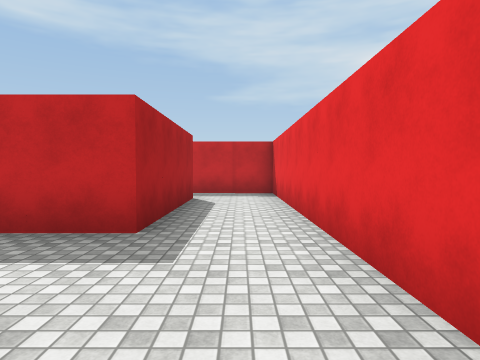
view 1 (above)

24 first-person views from a walk through a Unity game level. The camera is 1.4 m above the floor, tilts 2° down and sees 75° across. The floor is counted in squares, 2 m on a side. Each view is taken from the middle of a square. On the plan, view 1 faces up. The plan holds only what a view shows up to about 10 squares ahead; the rest is blank. The place goes on beyond the plan. The player character is not drawn. Surface patterns are stand-ins for the level's own textures.

view 2
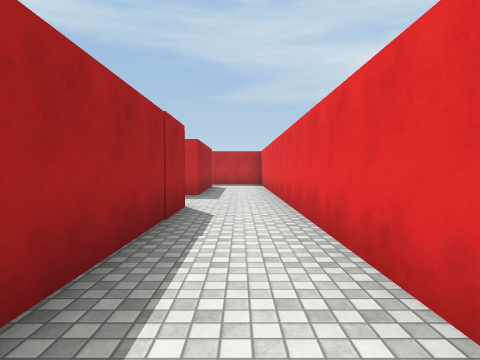

view 3
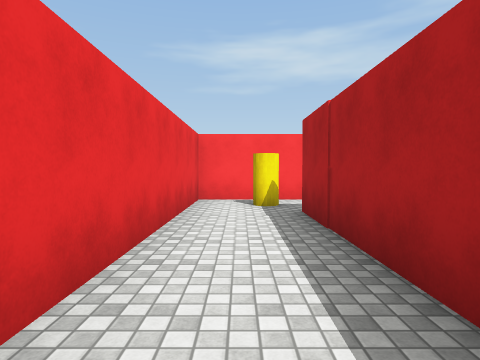

view 4
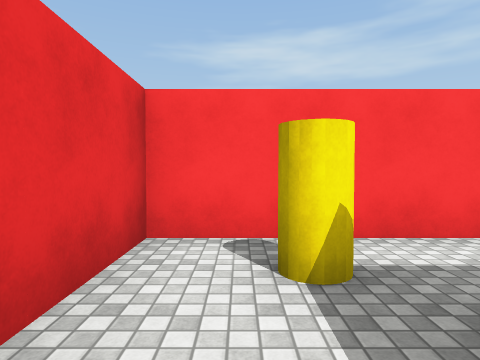

view 5
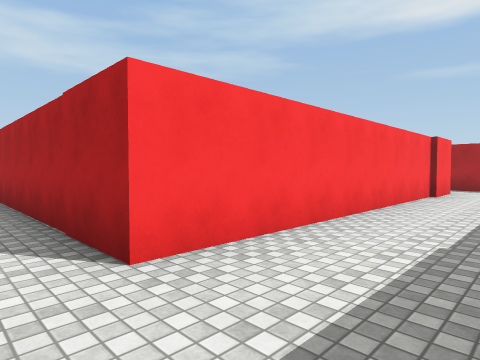

view 6
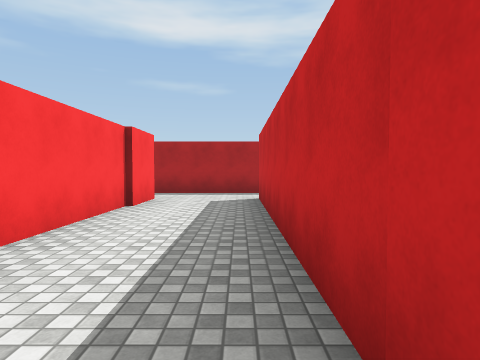

view 7
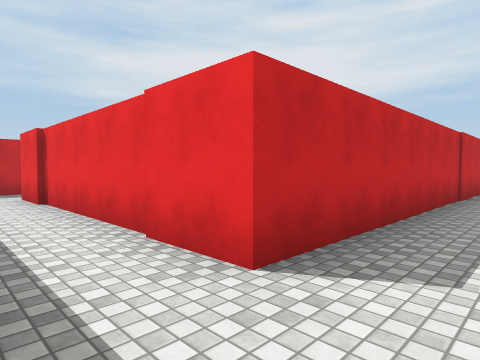

view 8
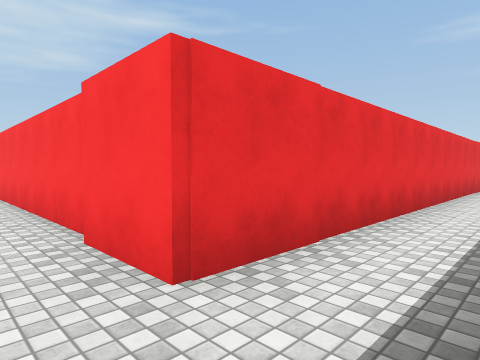

view 9
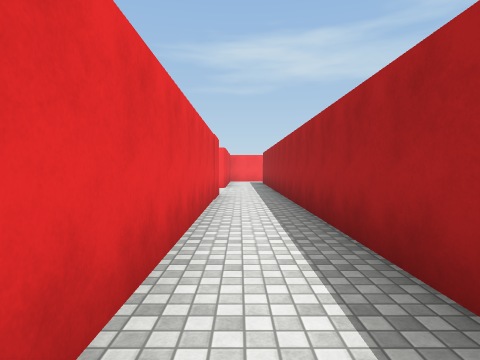

view 10
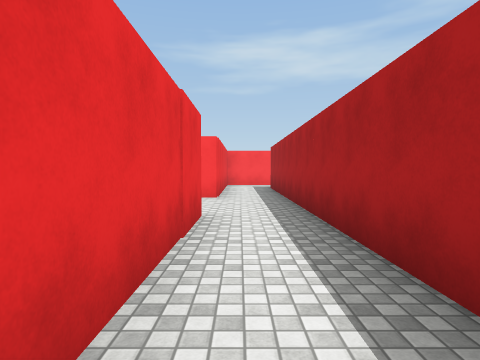

view 11
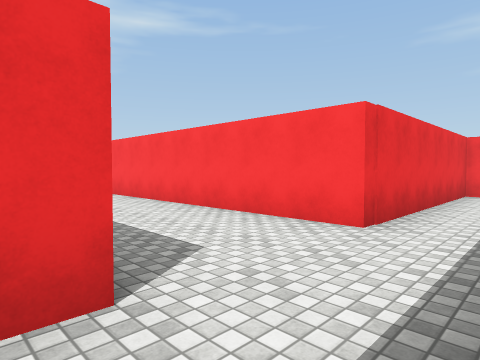

view 12
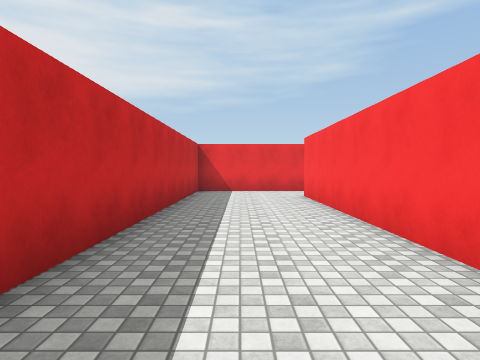

view 13
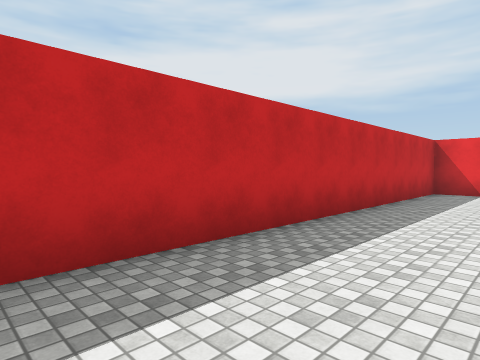

view 14
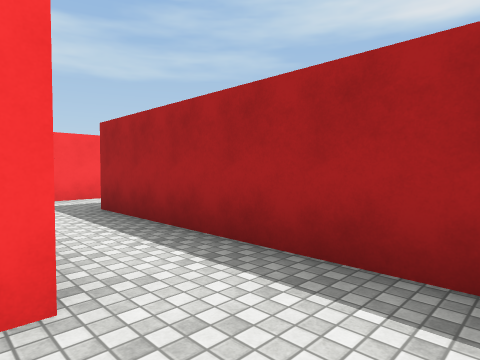

view 15
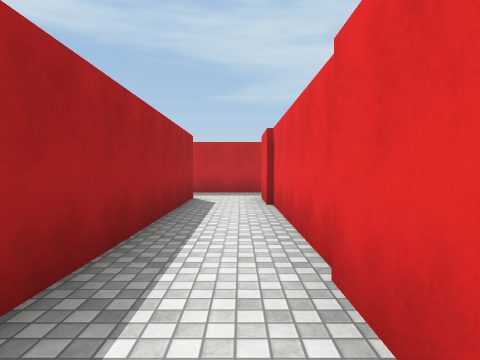

view 16
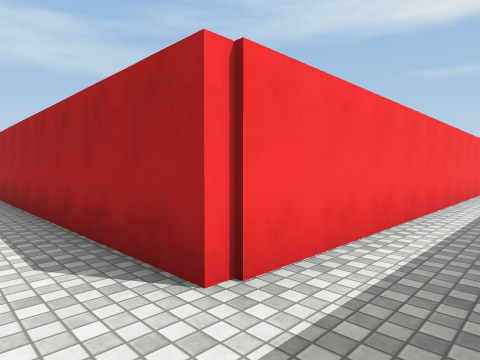

view 17
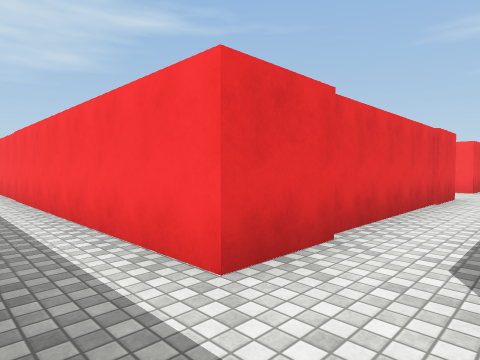

view 18
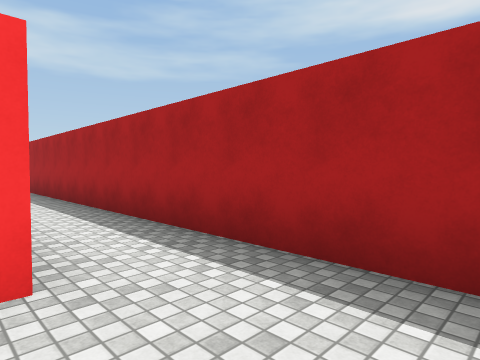

view 19
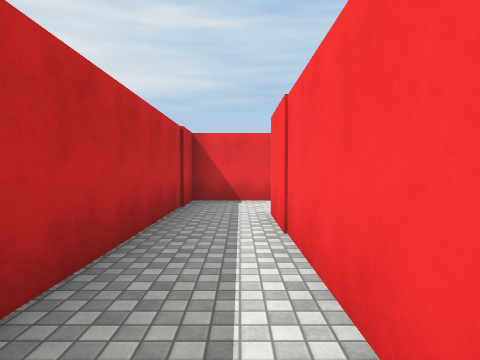

view 20
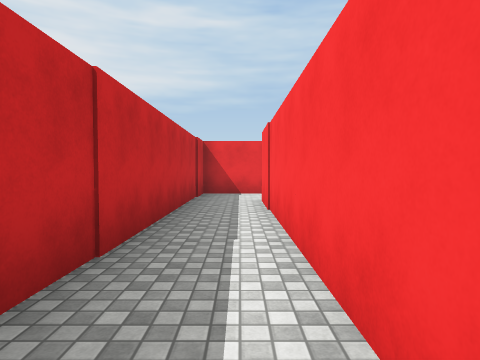

view 21
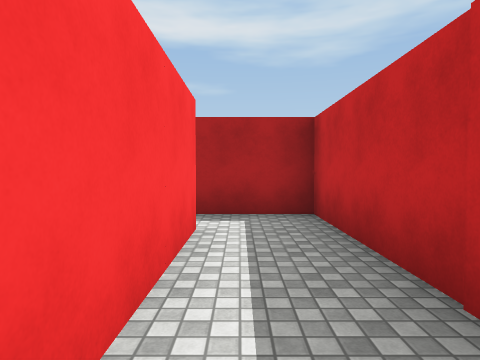

view 22
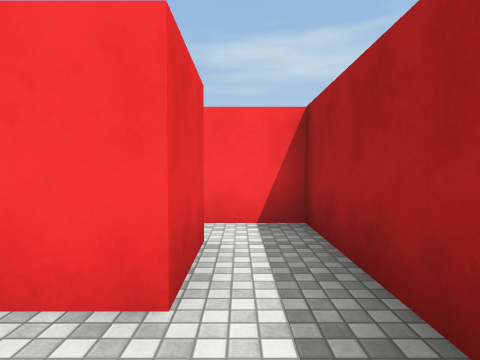

view 23
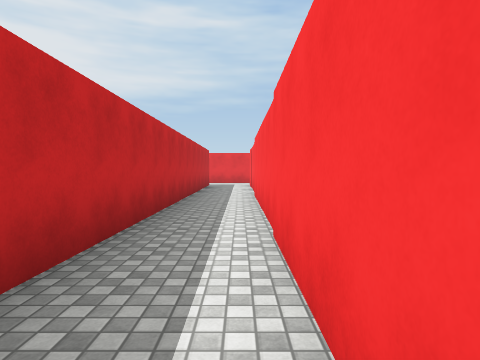

view 24
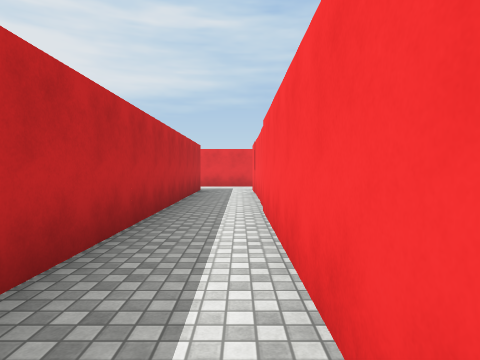

### Floor plan
Points are (right, up) in squares from view 1. A wall is a line through its corners. A room is listed if a view was taken in it or the views show most of it. See-through windows are left out.
Room 1 (views 1, 2, 3, 4)
walls: (-2.5, -9.2) (1, -9.2) (1, 0.4); (-1.1, 0.8) (-1.1, -7.2)
ways out: opening at (0, 1) to room 2
objects: other object (-1, -8) to (0, -8)
Room 2 (views 5, 6, 7, 8, 9, 10, 11, 12, 13, 14, 15, 16, 17, 18, 21, 23, 24)
walls: (-5.5, 7.5) (-1.1, 7.5) (-1.1, 3.4) (-10.4, 3.4) (-10.4, 10.6) (5.5, 10.6); (1, 0.4) (1, 9.1) (-5.4, 9.1); (-10.1, 12.3) (-12.5, 12.3); (-10.4, -10.8) (-10.4, 0.8) (-1.1, 0.8); (5.9, 12.3) (-5.4, 12.3); (-21.2, 10.6) (-12.1, 10.6) (-12.1, -16.5); (1, -14.1) (1, -10.7) (-8.8, -10.7); (-10.4, -16.5) (-10.4, -13.7) (-0.9, -13.7)
ways out: opening at (0, 1) to room 1; opening at (-5, 8) to room 3
Room 3 (views 19, 20, 22)
walls: (-5.4, 9.1) (-8.9, 9.1) (-8.9, 4.9) (-7.5, 4.9); (-7.7, 6) (-7.7, 7.5) (-5.5, 7.5)
ways out: opening at (-5, 8) to room 2

Positions as (right, up) in squares from view 1, and headings:
1: (0, 0), facing up
2: (0, -5), facing up
3: (0, -2), facing down
4: (0, -6), facing down
5: (0, 3), facing down-left
6: (-3, 3), facing left
7: (-12, 2), facing up-right
8: (-12, 2), facing down-right
9: (-11, -2), facing down
10: (-11, -6), facing down
11: (-12, -10), facing down-right
12: (-9, -12), facing right
13: (-9, -13), facing up-right
14: (-10, -12), facing down-left
15: (-11, 3), facing up
16: (-11, 12), facing down-left
17: (-12, 12), facing down-right
18: (-10, 3), facing down-left
19: (-6, 8), facing right
20: (-8, 8), facing right
21: (-4, 8), facing left
22: (-8, 9), facing down
23: (-7, 11), facing right
24: (-4, 11), facing right
